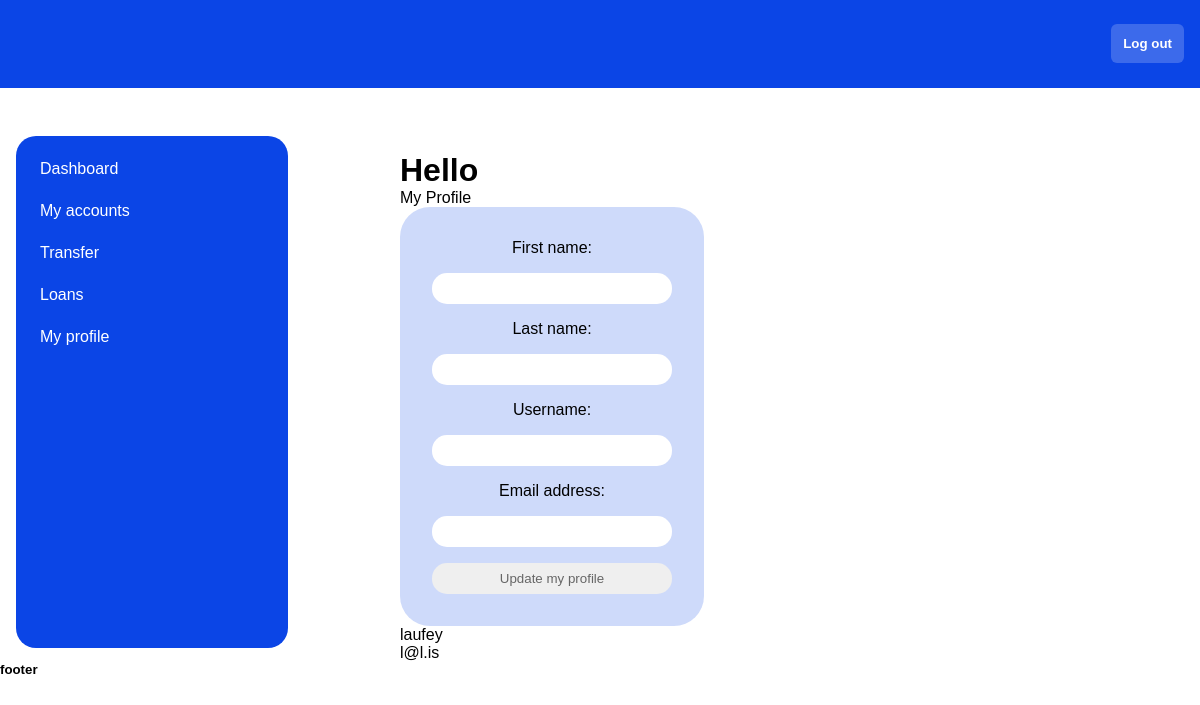
/profile/ (signed in), run on an earlier commit of the app's database.
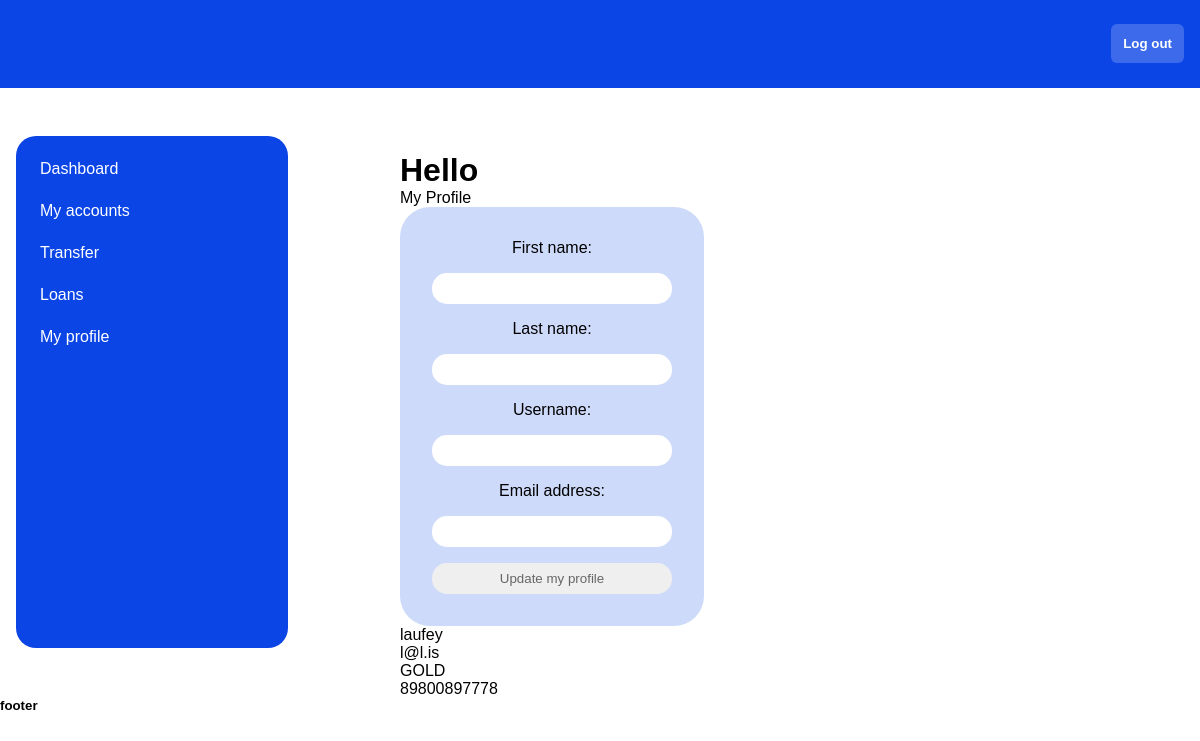
And on a later commit of the database.
### bank_app/models.py (models this page shows, shortened)
class Customer(models.Model):
   BASIC = 'basic'
   SILVER = 'silver'
   GOLD = 'GOLD'
   RANKS = [
      (BASIC, 'Basic'),
      (SILVER, 'Silver'),
      (GOLD, 'Gold'),
   ]
   user = models.OneToOneField(User, primary_key=True, on_delete=models.CASCADE)
   phone_number = models.CharField(max_length=20)
   customer_rank = models.CharField(choices=RANKS, default=BASIC, max_length=6)

### bank_app/views.py (the view)
# urls.py: path('profile/', views.profile, name='profile'),
@login_required
def profile(request):
   user = request.user
   print(user)
   update_user_form = UpdateUserForm(instance=user)
   if request.method == "POST":
      update_user_form = UpdateUserForm(request.POST, instance=user)
      if update_user_form.is_valid:
         update_user_form.save()
   context = {
      'update_user_form':UpdateUserForm,
      'user_id':user.id,
      'customers':Customer.objects.all()
   }
   return render(request, 'bank_app/profile.html', context)

### bank_app/templates/bank_app/profile.html (shortened to what this page needs)
{% extends 'bank_app/base/base3.html' %}
{% block content %}
My Profile
<div class="form">
<form action="" method="POST">
  {{ update_user_form}}
  <input type="submit" value="Update my profile" name="" id="">
</form>
</div>
<li>{{ user }}</li>
<li>{{ user.email }}</li>
{% for customer in customers %}
{% if customer.user_id == user_id %}
  <li>{{ customer.customer_rank }}</li>
  <li>{{ customer.phone_number }}</li>
{% endif %}
{% endfor %}
{% endblock %}

What changed in the data, as far as the page shows it:
added Customer: customer_rank "GOLD", phone_number "89800897778"
